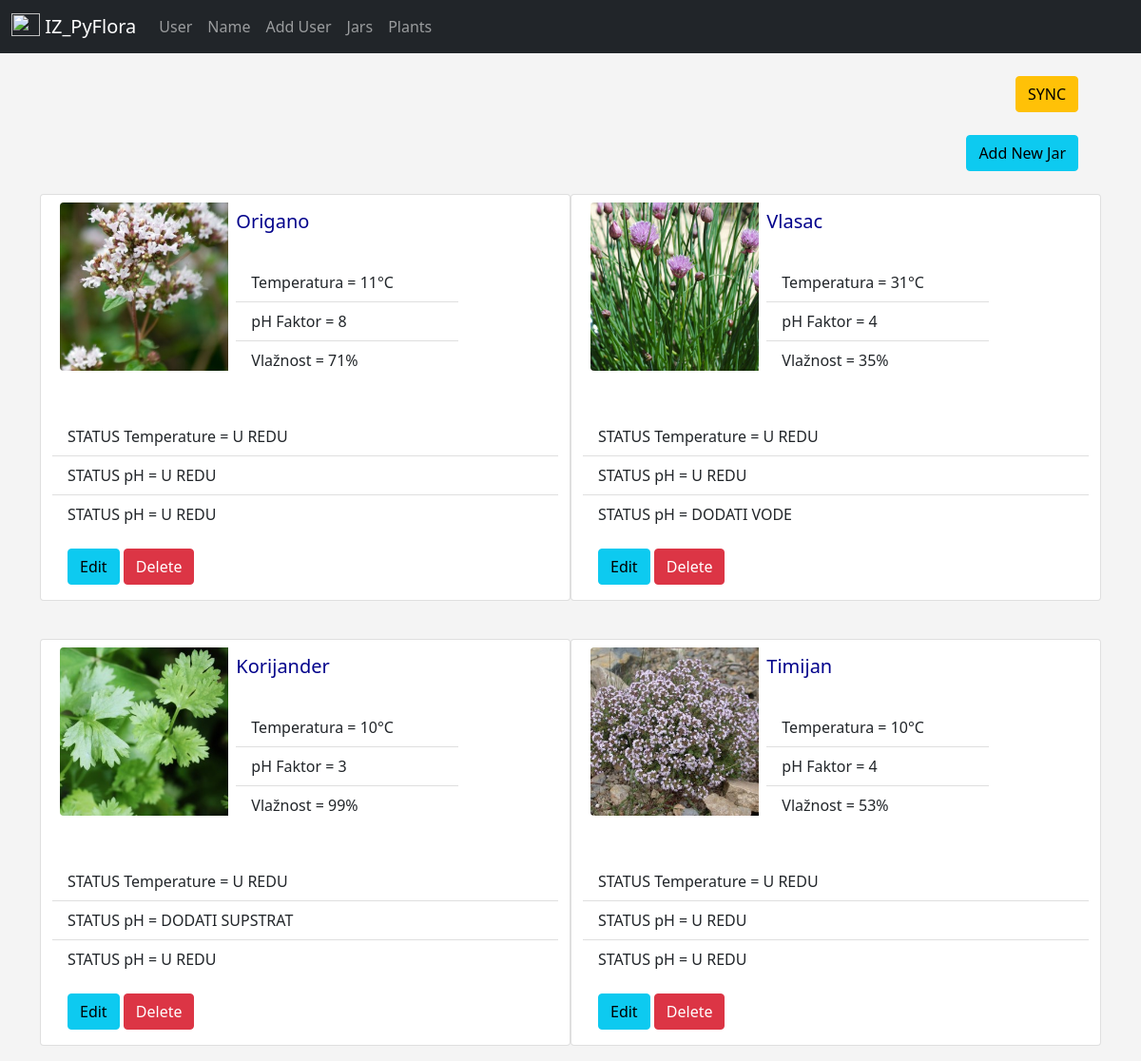
The app's page /jars with its own data.
### app/models.py (models this page shows)
class Jar(db.Model):
    id = db.Column(db.Integer, primary_key=True)
    name = db.Column(db.String(50), nullable=False, default='Posuda')
    plant_name = db.Column(db.String(50), default='Nema biljke')
    photo = db.Column(db.String(300), nullable=False, default='default.jpg')
    temperature = db.Column(db.Integer, nullable=False, default=10)
    pH_F = db.Column(db.Integer, nullable=False, default=7)
    humidity = db.Column(db.Integer, nullable=False, default=44)

### app/routes.py (the view)
@app.route('/jars', methods=['GET', 'POST'])
def jars():
    jars = Jar.query.order_by(Jar.id)
    for jar in jars:
        plant = Jar.query.get(jar.id)
    return render_template('jars/jars.html',
                        jars = jars,
                        plant=plant)

### app/templates/jars/jars.html (shortened to what this page needs)
{% extends 'layout.html' %}
{% block content %}
<div class="container">
    <header class="blog-header">
        <div class="text-end">
            <div class="container-sm">
                <a href="{{ url_for('sync') }}" class="btn btn-warning">SYNC</a>
                <br><br>
                <a href="{{ url_for('add_jar') }}" class="btn btn-info">Add New Jar</a>
            </div>
        </div>
    </header>
<br>
    <div class="row row-cols-1 row-cols-md-2 g-4">
        {% for jar in jars %}
            <div class="card mb-3" style="max-width: 600px;">
                <div class="row g-0">
                    <div class="col-md-4">
                        <img src="{{ url_for('static', filename='pics/' + jar.photo) }}" class="img-fluid rounded-start m-2" alt="...">
                    </div>
                    <div class="col-md-6">
                        <div class="card-body">
                            <h5 class="card-title">{{ jar.plant_name }}</h5>
                            <br>
                            <ul class="list-group list-group-flush">
                                <li class="list-group-item">Temperatura = {{ jar.temperature }}°C</li>
                                <li class="list-group-item">pH Faktor = {{ jar.pH_F }}</li>
                                <li class="list-group-item">Vlažnost = {{ jar.humidity }}%</li>
                            </ul>
                        </div>
                    </div>
                </div>
                <br>
                <div class="row g-0">
                    <ul class="list-group list-group-flush">
                        {% if jar.temperature < plant.temperature %}
                            <li class="list-group-item">STATUS Temperature = PREHLADNO</li>
                        {% else %}
                            <li class="list-group-item">STATUS Temperature = U REDU</li>
                        {% endif %}
                        {% if jar.pH_F < plant.pH_F %}
                            <li class="list-group-item">STATUS pH = DODATI SUPSTRAT</li>
                        {% else %}
                            <li class="list-group-item">STATUS pH = U REDU</li>
                        {% endif %}
                        {% if jar.humidity < plant.humidity %}
                            <li class="list-group-item">STATUS pH = DODATI VODE</li>
                        {% else %}
                            <li class="list-group-item">STATUS pH = U REDU</li>
                        {% endif %}
                    </ul>
                </div>
                <div class="card-body">
                    <a href="{{ url_for('jar_details', jar_id=jar.id) }}" class="btn btn-info">Edit</a>
                    {% include'modal_delete.html' %}
                </div>
            </div>
        {% endfor %}
    </div>
{% endblock content %}

### app/templates/modal_delete.html (shortened to what this page needs)
<button type="button" class="btn btn-danger" data-bs-toggle="modal" data-bs-target="#exampleModal">
    Delete
</button>

### app/static/css/styles.css (style rules this page uses)
h5 { color: darkblue; }
body { background: #f4f4f4 }

### records on screen
Jar: photo (picture), plant_name "Origano", temperature "11", pH_F "8", humidity "71", shows "STATUS Temperature = U REDU", shows "STATUS pH = U REDU"
Jar: photo (picture), plant_name "Vlasac", temperature "31", pH_F "4", humidity "35", shows "STATUS Temperature = U REDU", shows "STATUS pH = U REDU", shows "STATUS pH = DODATI VODE"
Jar: photo (picture), plant_name "Korijander", temperature "10", pH_F "3", humidity "99", shows "STATUS Temperature = U REDU", shows "STATUS pH = DODATI SUPSTRAT", shows "STATUS pH = U REDU"
Jar: photo (picture), plant_name "Timijan", temperature "10", pH_F "4", humidity "53", shows "STATUS Temperature = U REDU", shows "STATUS pH = U REDU"
